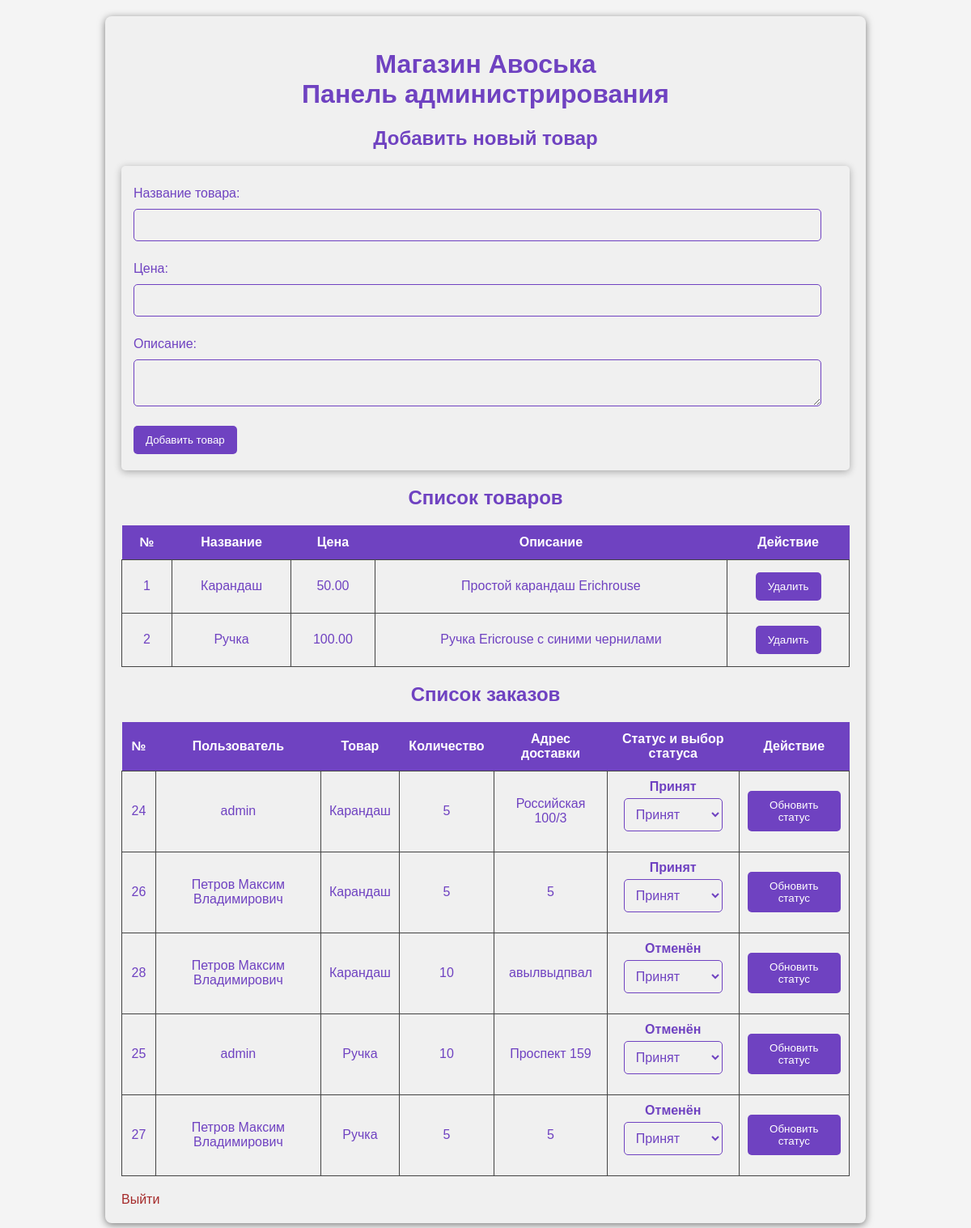
Page /list/admin-panel.php (signed in) on the committed database.
### tables this page shows
CREATE TABLE `products` (
  `id` int NOT NULL,
  `name` varchar(100) NOT NULL,
  `price` decimal(10,2) NOT NULL,
  `description` text
);

CREATE TABLE `orders` (
  `id` int NOT NULL,
  `user_id` int NOT NULL,
  `product_id` int NOT NULL,
  `quantity` int NOT NULL,
  `status` enum('Новый','Принят','Отменён') DEFAULT 'Новый',
  `delivery_address` varchar(255) NOT NULL,
  `created_at` timestamp NULL DEFAULT CURRENT_TIMESTAMP
);

CREATE TABLE `users` (
  `id` int NOT NULL,
  `username` varchar(50) NOT NULL,
  `password` varchar(255) NOT NULL,
  `fullname` varchar(100) NOT NULL,
  `phone` varchar(15) DEFAULT NULL,
  `email` varchar(100) NOT NULL,
  `role` enum('user','admin') DEFAULT 'user'
);

### list/admin-panel.php (the view, shortened to what this page needs)
<?php
require 'db.php';
$stmt = $pdo->query("SELECT * FROM products");
$products = $stmt->fetchAll();
$stmt = $pdo->query("SELECT o.*, p.name AS product_name, u.fullname AS user_fullname FROM orders o JOIN products p ON o.product_id = p.id JOIN users u ON o.user_id = u.id");
$orders = $stmt->fetchAll();
?>
<!DOCTYPE html>
<html lang="ru">
<head>
    <link rel="stylesheet" href="../css/style-admins-panel.css">
</head>
<body>
<div class="container">
    <h1 align="middle">Магазин Авоська <br> Панель администрирования</h1>
    <h2>Добавить новый товар</h2>
    <form method="POST" class="form">
        <label for="name">Название товара:</label>
        <input type="text" name="name" required><br>
        <label for="price">Цена:</label>
        <input type="number" name="price" step="0.01" required><br>
        <label for="description">Описание:</label>
        <textarea name="description" required></textarea><br>
        <button type="submit" name="add_product">Добавить товар</button>
    </form>
    <h2>Список товаров</h2>
    <table>
        <tr>
            <th>№</th>
            <th>Название</th>
            <th>Цена</th>
            <th>Описание</th>
            <th>Действие</th>
        </tr>
        <?php if (!empty($products)): ?>
            <?php foreach ($products as $product): ?>
            <tr>
                <td><?php echo $product['id']; ?></td>
                <td><?php echo htmlspecialchars($product['name']); ?></td>
                <td><?php echo htmlspecialchars($product['price']); ?></td>
                <td><?php echo htmlspecialchars($product['description']); ?></td>
                <td>
                    <form method="POST" action="">
                        <button type="submit" name="delete_product" onclick="return confirm('Вы уверены, что хотите удалить этот товар?');">Удалить</button>
                    </form>
                </td>
            </tr>
            <?php endforeach; ?>
        <?php endif; ?>
    </table>
    <h2>Список заказов</h2>
    <table>
        <tr>
            <th>№</th>
            <th>Пользователь</th>
            <th>Товар</th>
            <th>Количество</th>
            <th>Адрес доставки</th>
            <th>Статус и выбор статуса</th>
            <th>Действие</th>
        </tr>
        <?php if (!empty($orders)): ?>
            <?php foreach ($orders as $order): ?>
            <tr>
                <td><?php echo $order['id']; ?></td>
                <td><?php echo htmlspecialchars($order['user_fullname']); ?></td>
                <td><?php echo htmlspecialchars($order['product_name']); ?></td>
                <td><?php echo htmlspecialchars($order['quantity']); ?></td>
                <td><?php echo htmlspecialchars($order['delivery_address']); ?></td>
                <td>
                    <form method="POST">
                        <strong><?php echo htmlspecialchars($order['status']); ?></strong><br>
                        <select name="status">
                            <option value="Принят" <?php if ($order['status'] == 'Принят') echo 'selected'; ?>>Принят</option>
                        </select>
                </td>
                <td>
                    <button class="update" type="submit" name="update_order">Обновить статус</button>
                </td>
            </tr>
            <?php endforeach; ?>
        <?php endif; ?>
    </table>
    <div>
        <a href="logout.php" class="exit">Выйти</a>
    </div>
</div>
</body>
</html>

### css/style-admins-panel.css (style rules this page uses)
body { font-family: 'Arial', sans-serif; margin: 0; padding: 20px; background-color: #f4f4f4; }
.container { font-family: 'Arial', sans-serif; margin: 0; padding: 20px; background-color: #f0f0f0; color: #6f42c1; }
.container { max-width: 900px; margin: 0 auto; padding: 20px; background-color: #f0f0f0; border-radius: 8px; box-shadow: 0 2px 10px rgba(0, 0, 0, 0.5); }
h1, h2 { color: #6f42c1; text-align: center; }
.form { margin: 20px 0; padding: 15px; border-radius: 5px; background-color: #f0f0f0; box-shadow: 0 2px 10px rgba(0, 0, 0, 0.3); }
label { display: block; margin: 10px 0 5px; }
input[type="text"], input[type="number"], textarea, select { width: calc(100% - 20px); padding: 10px; margin: 5px 0 15px; border: 1px solid #6f42c1; border-radius: 5px; font-size: 16px; background-color: #f0f0f0; color: #6f42c1; box-sizing: border-box; }
button { background-color: #6f42c1; color: white; border: none; cursor: pointer; transition: background-color 0.3s; padding: 10px 15px; border-radius: 5px; margin: 5px 0; display: inline-block; }
table { width: 100%; border-collapse: collapse; margin: 20px 0; }
th { background-color: #6f42c1; color: white; padding: 12px; text-align: center; }
td { border: 1px solid #444; padding: 10px; text-align: center; color: #6f42c1; background-color: #f0f0f0; }
tr:nth-child(even) { background-color: #f0f0f0; }
.exit { text-decoration: none; color: brown; display: block; margin-top: 20px; font-size: 16px; }

### rows in the picture
products: id "1", name "Карандаш", price "50.00", description "Простой карандаш Erichrouse"
products: id "2", name "Ручка", price "100.00", description "Ручка Ericrouse с синими чернилами"
orders: id "24", user.fullname "admin", product.name "Карандаш", quantity "5", delivery_address "Российская 100/3", status "Принят"
orders: id "26", user.fullname "Петров Максим Владимирович", product.name "Карандаш", quantity "5", delivery_address "5", status "Принят"
orders: id "28", user.fullname "Петров Максим Владимирович", product.name "Карандаш", quantity "10", delivery_address "авылвыдпвал", status "Отменён"
orders: id "25", user.fullname "admin", product.name "Ручка", quantity "10", delivery_address "Проспект 159", status "Отменён"
orders: id "27", user.fullname "Петров Максим Владимирович", product.name "Ручка", quantity "5", delivery_address "5", status "Отменён"
